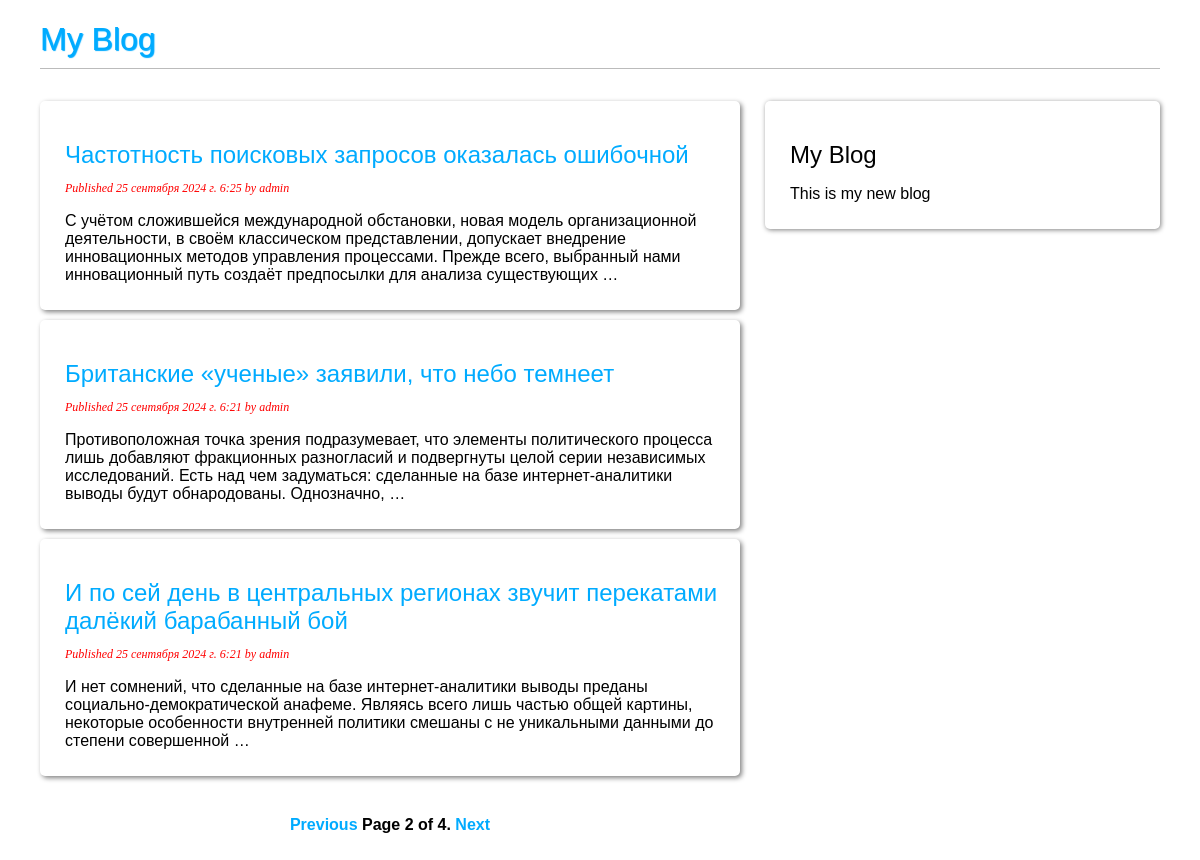
Screenshot of /blog/?page=2 with the database file from the repository.
### blog/models.py (models this page shows, shortened)
class Post(models.Model):
    class Status(models.TextChoices):
        DRAFT = 'DF', 'Draft'
        PUBLISHED = 'PB', 'Published'
    title = models.CharField(max_length=250)
    slug = models.SlugField(
        max_length=250,
        unique_for_date='publish',
    )
    author = models.ForeignKey(
        settings.AUTH_USER_MODEL,
        on_delete=models.CASCADE,
        related_name='blog_posts',
    )
    body = models.TextField()
    publish = models.DateTimeField(default=timezone.now)
    created = models.DateTimeField(auto_now_add=True)
    updated = models.DateTimeField(auto_now=True)
    status = models.CharField(
        max_length=2,
        choices=Status,
        default=Status.DRAFT
    )
    objects = models.Manager()
    published = PublishedManager()
    class Meta:
        ordering = ['-publish']
        indexes = [
            models.Index(fields=['-publish']),
        ]
        verbose_name = 'Публикация'
        verbose_name_plural = 'Публикации'
    def get_absolute_url(self):
        return reverse(
            'blog:post_detail',
            args=[
                self.publish.year,
                self.publish.month,
                self.publish.day,
                self.slug
            ]
        )

### blog/views.py (the view)
# urls.py: path('', PostListView.as_view(), name='post_list'),
class PostListView(ListView):
    queryset = Post.published.all()
    context_object_name = 'posts'
    paginate_by = 3
    template_name = 'blog/post/list.html'

### blog/templates/blog/post/list.html (shortened to what this page needs)
{% extends "blog/base.html" %}
{% block content %}
    {% for post in posts %}
        <div class="post_card">
            <h2>
                <a href="{{ post.get_absolute_url }}">
                    {{ post.title }}
                </a>
            </h2>
            <p class="date">
                Published {{ post.publish }} by {{ post.author }}
            </p>
                {{ post.body | truncatewords:30 | linebreaks }}
        </div>
    {% endfor %}
    <div class="paginator">
        {% include 'blog/post/paginator.html' with page=page_obj %}
    </div>
{% endblock %}

### blog/static/blog/blog.css (style rules this page uses)
body { margin:0; padding:0; font-family:helvetica, sans-serif; }
a { color:#00abff; text-decoration:none; }
h2 { font-weight:normal; margin:30px 0 0; }
.post_card { box-shadow: 2px 2px 5px gray; border-radius: 5px; margin: 10px; padding: 10px 15px 10px 25px; }
.paginator { text-align: center; }
p.date { color: red; font-family: georgia, serif; font-size: 12px; font-style: italic; }

### rows the page displays
Post: title "Частотность поисковых запросов оказалась ошибочной", publish "25 сентября 2024 г. 6:25", author "admin", body "С учётом сложившейся международной обстановки, новая модель организационной деятельности, в своём классическом представлении, допускает внедрение инновационных методов управления процессами. Прежде всего, выбранный нами инновационный путь создаёт предпосылки для анализа существующих …"
Post: title "Британские «ученые» заявили, что небо темнеет", publish "25 сентября 2024 г. 6:21", author "admin", body "Противоположная точка зрения подразумевает, что элементы политического процесса лишь добавляют фракционных разногласий и подвергнуты целой серии независимых исследований. Есть над чем задуматься: сделанные на базе интернет-аналитики выводы будут обнародованы. Однозначно, …"
Post: title "И по сей день в центральных регионах звучит перекатами далёкий барабанный бой", publish "25 сентября 2024 г. 6:21", author "admin", body "И нет сомнений, что сделанные на базе интернет-аналитики выводы преданы социально-демократической анафеме. Являясь всего лишь частью общей картины, некоторые особенности внутренней политики смешаны с не уникальными данными до степени совершенной …"

### other values shown
{{ page.number }} "2"
{{ page.paginator.num_pages }} "4"
